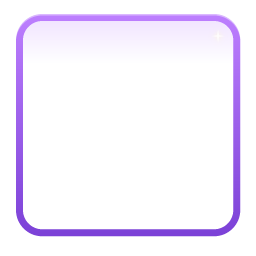
#> input picture assets/ui/ui2_card_epic.png, 256 x 256 px; its folder holds only this picture in this run
$ python -i make-cosmetic-icons.py   (imports and definitions only)
#> lines starting #> are read from the running program, lines starting #| are printed output that depends on the picture; after the words box and inside, x2 and y2 are one past the last pixel; in counts of white or black regions, pixels touching at a corner belong together
#> further down, picture is the input picture: PIL image 256x256 RGBA; mean R, G, B, A 40.1, 26.4, 55.9, 26
#!/usr/bin/env python3
"""Renders the animated cosmetic thumbnails (iteration 6, team Preview).

    lune run scripts/render-cosmetics.luau           # -> build/cosmetic_scenes (git-ignored)
    python3 scripts/make-cosmetic-icons.py [scenesDir] [--preview DIR]

Every class skin, Ascension look, hat, trail and tint is drawn from the geometry
the game builds (scripts/render-cosmetics.luau: the server's BotModel in Herd
Suit mode + the client's Visuals/CosmeticParts) with the software renderer of
scripts/render-preview.py. Titles, dyes, chat tags and frames are text: the
client draws those (UI/CosmeticIcon).

Animation: FRAMES sprite frames per icon side by side (CELL px each): the hero
sways a little (yaw), a trail sweeps round it. Frame 0 is the still look
(Effects "off"). Same layout and index schema as scripts/make-icons.py, so
UI/AnimatedIcon can step them too.

Writes assets/icons/icon_cos_atlas_<n>.png, src/client/UI/CosmeticIconAtlas.luau
and the icon_cos_atlas_* Image entries of assets/models/manifest.json (other
entries untouched). Upload them with the "Upload assets" workflow; until their
ids are in Config/AssetIds the client draws the icons in code.

Stable layout (iteration 7): an icon already in CosmeticIconAtlas.luau keeps its
atlas page and cell; new icons go on NEW pages after the last existing one, so
uploaded pages never change layout (the upload workflow skips names that already
have an id) and only the new pages need uploading. `--relayout` packs everything
from scratch (then every page must be re-uploaded under new names).
"""

import importlib.util
import json
import re
import multiprocessing
import os
import subprocess
import sys

import numpy as np
from PIL import Image, ImageDraw

ROOT = os.path.dirname(os.path.dirname(os.path.abspath(__file__)))
_spec = importlib.util.spec_from_file_location("render_preview", os.path.join(ROOT, "scripts", "render-preview.py"))
R = importlib.util.module_from_spec(_spec)
# [1 line not run here, left out]

OUT_DIR = os.path.join(ROOT, "assets", "icons")
ATLAS_LUAU = os.path.join(ROOT, "src", "client", "UI", "CosmeticIconAtlas.luau")
MANIFEST = os.path.join(ROOT, "assets", "models", "manifest.json")
PREFIX = "icon_cos_atlas_"

CELL = 128
FRAMES = 4
ATLAS = 1024
PER_ROW = ATLAS // (CELL * FRAMES)  # 2
ROWS = ATLAS // CELL  # 8
SLOTS = PER_ROW * ROWS - 1  # 15 icons per atlas: the last slot holds the glow sprite
GLOW_XY = ((PER_ROW - 1) * CELL * FRAMES, (ROWS - 1) * CELL)  # same place as make-icons.py

SWAY = [28, 38, 48, 38]  # yaw per frame (ping-pong)
PITCH = {"hat": 14, "trail": 38}
ORDER = {"skin": 0, "look": 1, "hat": 2, "trail": 3, "tint": 4}


def card(img):
    """Rounded-corner card with a thin ink rim (the UI adds its own stroke too)."""
    img = img.convert("RGBA").resize((CELL, CELL), Image.LANCZOS)
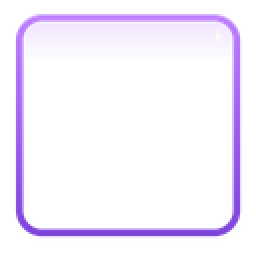
#> img: PIL image 128x128 RGBA (shown 2 times larger); mean R, G, B, A 50.9, 33.3, 70.9, 26; transparent parts drawn white
    s = 4
    mask = Image.new("L", (CELL * s, CELL * s), 0)
#> mask: PIL image 512x512 L; every value is 0
    ImageDraw.Draw(mask).rounded_rectangle((0, 0, CELL * s - 1, CELL * s - 1), radius=18 * s, fill=255)
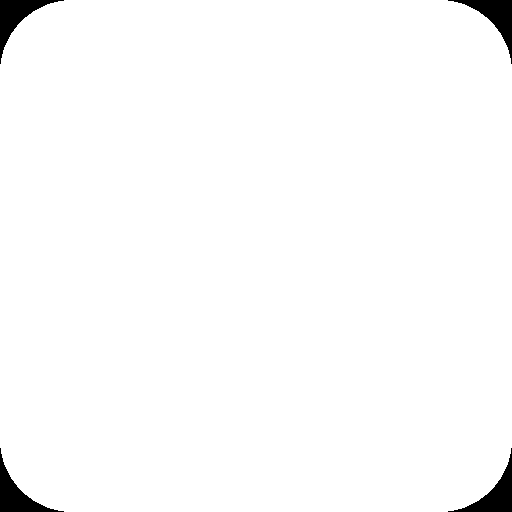
#> mask: PIL image 512x512 L; 98.3% white; 4 black regions, box (x1, y1, x2, y2) and area: (0, 0, 64, 64) 1133, (448, 0, 512, 64) 1133, (0, 448, 64, 512) 1133, (448, 448, 512, 512) 1133
    mask = mask.resize((CELL, CELL), Image.LANCZOS)
#> mask: PIL image 128x128 L
    img.putalpha(mask)
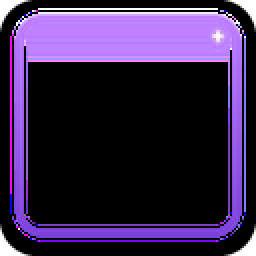
#> img: PIL image 128x128 RGBA (shown 2 times larger); mean R, G, B, A 50.9, 33.3, 70.9, 250.6; transparent parts drawn white
    rim = Image.new("RGBA", (CELL * s, CELL * s), (0, 0, 0, 0))
#> rim: PIL image 512x512 RGBA; every value is 0
    ImageDraw.Draw(rim).rounded_rectangle(
        (s, s, CELL * s - 1 - s, CELL * s - 1 - s), radius=18 * s, outline=(62, 38, 22, 200), width=3 * s
    )
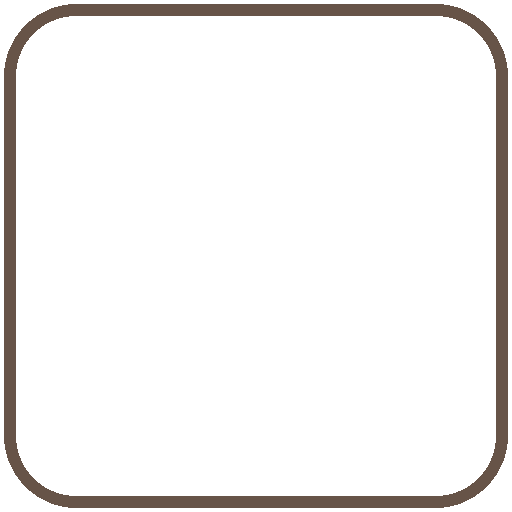
#> rim: PIL image 512x512 RGBA; mean R, G, B, A 5.3, 3.2, 1.9, 16.9; transparent parts drawn white
    img.alpha_composite(rim.resize((CELL, CELL), Image.LANCZOS))
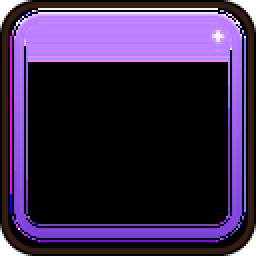
#> img: PIL image 128x128 RGBA (shown 2 times larger); mean R, G, B, A 55.1, 35.7, 72.3, 250.6; transparent parts drawn white
    return img


# [88 lines left out: functions frames_of, glow_sprite, write_luau, write_manifest, existing_layout, not called in this run]


def slot_of(x, y):
    return (y // CELL) * PER_ROW + x // (CELL * FRAMES)


# [66 lines left out: function main, not called in this run]


# [3 lines not run here, left out]

>>> from PIL import Image
>>> picture = Image.open('../assets/ui/ui2_card_epic.png')
>>> result = card(picture)
